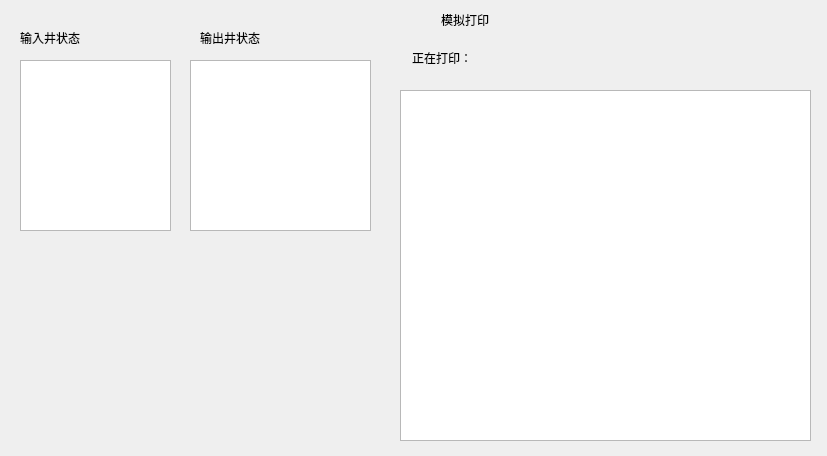
<?xml version="1.0" encoding="UTF-8"?>
<ui version="4.0">
 <class>TcpServer</class>
 <widget class="QDialog" name="TcpServer">
  <property name="geometry">
   <rect>
    <x>0</x>
    <y>0</y>
    <width>827</width>
    <height>456</height>
   </rect>
  </property>
  <property name="windowTitle">
   <string>Dialog</string>
  </property>
  <widget class="QListWidget" name="listWidget">
   <property name="geometry">
    <rect>
     <x>20</x>
     <y>60</y>
     <width>151</width>
     <height>171</height>
    </rect>
   </property>
  </widget>
  <widget class="QLabel" name="label">
   <property name="geometry">
    <rect>
     <x>20</x>
     <y>30</y>
     <width>101</width>
     <height>16</height>
    </rect>
   </property>
   <property name="text">
    <string>输入井状态</string>
   </property>
  </widget>
  <widget class="QLabel" name="label_2">
   <property name="geometry">
    <rect>
     <x>200</x>
     <y>30</y>
     <width>101</width>
     <height>16</height>
    </rect>
   </property>
   <property name="text">
    <string>输出井状态</string>
   </property>
  </widget>
  <widget class="QListWidget" name="listWidget_2">
   <property name="geometry">
    <rect>
     <x>190</x>
     <y>60</y>
     <width>181</width>
     <height>171</height>
    </rect>
   </property>
  </widget>
  <widget class="QTextEdit" name="textEdit">
   <property name="geometry">
    <rect>
     <x>400</x>
     <y>90</y>
     <width>411</width>
     <height>351</height>
    </rect>
   </property>
  </widget>
  <widget class="QLabel" name="label_3">
   <property name="geometry">
    <rect>
     <x>441</x>
     <y>9</y>
     <width>71</width>
     <height>21</height>
    </rect>
   </property>
   <property name="text">
    <string>模拟打印</string>
   </property>
  </widget>
  <widget class="QLabel" name="label_4">
   <property name="geometry">
    <rect>
     <x>412</x>
     <y>50</y>
     <width>60</width>
     <height>16</height>
    </rect>
   </property>
   <property name="text">
    <string>正在打印：</string>
   </property>
  </widget>
  <widget class="QLabel" name="label_5">
   <property name="geometry">
    <rect>
     <x>480</x>
     <y>50</y>
     <width>161</width>
     <height>20</height>
    </rect>
   </property>
   <property name="text">
    <string/>
   </property>
  </widget>
 </widget>
 <resources/>
 <connections/>
</ui>
